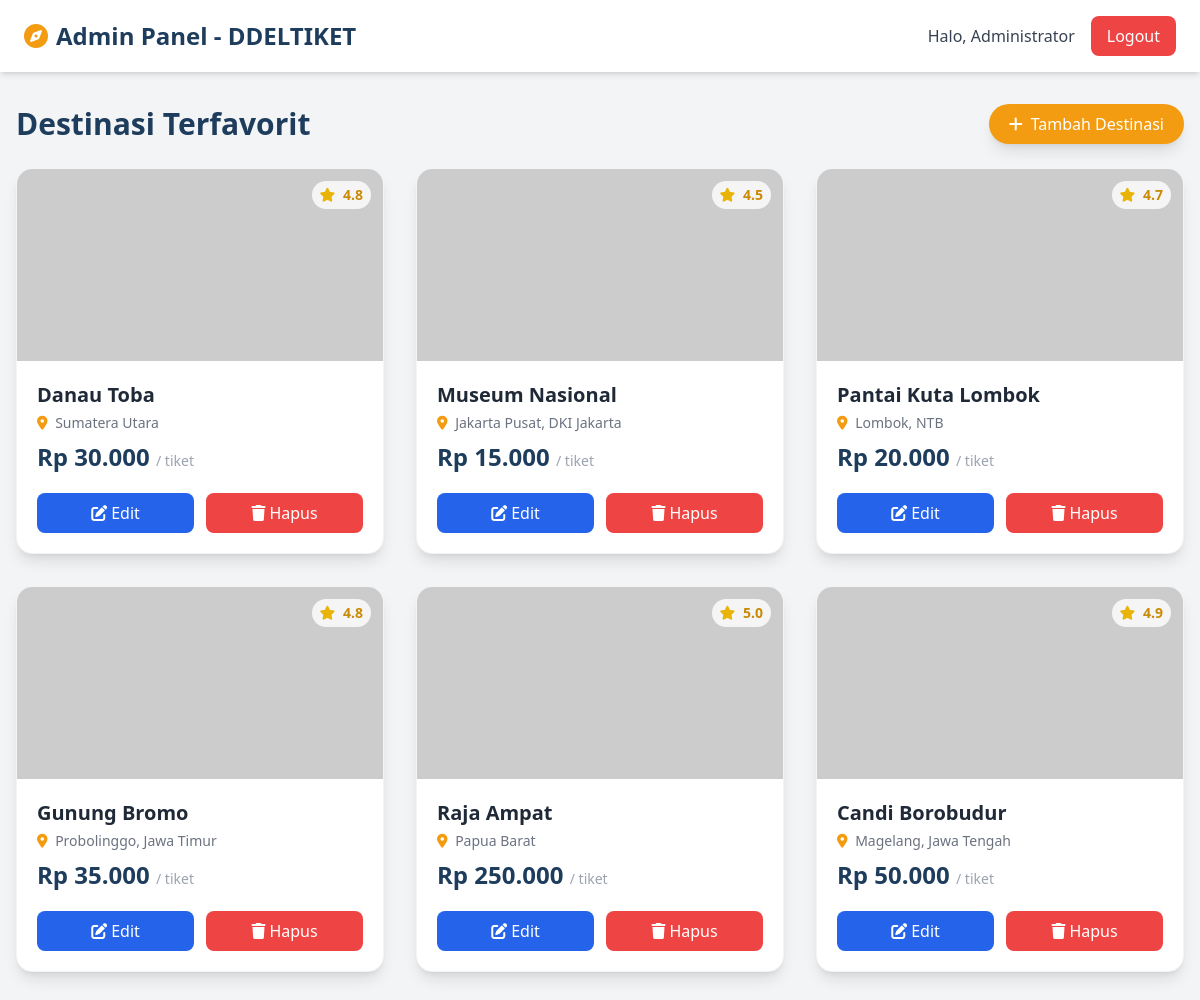
The page /admin_destinasi.php (signed in) on the database its author committed.
### tables this page shows
CREATE TABLE `destinasi` (
  `id`          INT(11)        NOT NULL AUTO_INCREMENT,
  `nama`        VARCHAR(200)   NOT NULL,
  `lokasi`      VARCHAR(200)   NOT NULL,
  `provinsi`    VARCHAR(100)   DEFAULT NULL,
  `deskripsi`   TEXT           DEFAULT NULL,
  `harga`       DECIMAL(12,0)  NOT NULL DEFAULT 0,
  `rating`      DECIMAL(3,1)   NOT NULL DEFAULT 0.0,
  `imgUrl`      VARCHAR(500)   DEFAULT NULL,
  `bps_id`      VARCHAR(50)    DEFAULT NULL COMMENT 'ID dari BPS API',
  `kategori`    VARCHAR(100)   DEFAULT NULL,
  `created_at`  TIMESTAMP      NOT NULL DEFAULT CURRENT_TIMESTAMP,
  `updated_at`  TIMESTAMP      NOT NULL DEFAULT CURRENT_TIMESTAMP ON UPDATE CURRENT_TIMESTAMP,
  PRIMARY KEY (`id`),
  KEY `idx_provinsi` (`provinsi`),
  KEY `idx_bps_id` (`bps_id`)
);

### admin_destinasi.php (the view, shortened to what this page needs)
<?php
require 'server/koneksi.php';
$query = mysqli_query($koneksi, "SELECT * FROM destinasi ORDER BY id DESC");
$destinasi = [];
while ($row = mysqli_fetch_assoc($query)) {
    $destinasi[] = $row;
}
?>
<!DOCTYPE html>
<html lang="id">
<head>
    <script src="https://cdn.tailwindcss.com"></script>
    <link rel="stylesheet" href="https://cdnjs.cloudflare.com/ajax/libs/font-awesome/6.0.0-beta3/css/all.min.css">
</head>
<body class="bg-gray-100">
<nav class="bg-white shadow-md px-6 py-4 flex justify-between items-center">
    <div class="flex items-center gap-2">
        <i class="fas fa-compass text-2xl text-[#f39c12]"></i>
        <h1 class="text-2xl font-bold text-[#1e3c5c]">Admin Panel - DDELTIKET</h1>
    </div>
    <div class="flex items-center gap-4">
        <span class="text-gray-700">Halo, <?= htmlspecialchars($_SESSION['nama']) ?></span>
        <a href="logout.php" class="bg-red-500 text-white px-4 py-2 rounded-lg hover:bg-red-600 transition">Logout</a>
    </div>
</nav>
<div class="max-w-7xl mx-auto px-4 py-8">
    <div class="flex justify-between items-center mb-6">
        <h2 class="text-3xl font-bold text-[#1e3c5c]">Destinasi Terfavorit</h2>
        <button onclick="openTambahModal()" class="bg-[#f39c12] hover:bg-[#e67e22] text-white px-5 py-2 rounded-full shadow-lg transition flex items-center gap-2">
            <i class="fas fa-plus"></i> Tambah Destinasi
        </button>
    </div>
    <div class="grid grid-cols-1 sm:grid-cols-2 lg:grid-cols-3 gap-8">
        <?php foreach ($destinasi as $dest): ?>
        <div class="bg-white rounded-2xl shadow-lg overflow-hidden card-hover transition-all border border-gray-100">
            <div class="h-48 overflow-hidden relative">
                <img src="uploads/<?= htmlspecialchars($dest['imgUrl']) ?>"
                     class="w-full h-full object-cover transition-transform duration-300 hover:scale-105"
                     onerror="this.src='https://placehold.co/600x400?text=No+Image'">
                <div class="absolute top-3 right-3 bg-white/80 backdrop-blur-sm px-2 py-1 rounded-full text-sm font-bold text-yellow-600">
                    <i class="fas fa-star text-yellow-500 mr-1"></i> <?= $dest['rating'] ?>
                </div>
            </div>
            <div class="p-5">
                <h3 class="text-xl font-bold text-gray-800 mb-1"><?= htmlspecialchars($dest['nama']) ?></h3>
                <p class="text-gray-500 text-sm mb-2"><i class="fas fa-map-marker-alt text-[#f39c12] mr-1"></i> <?= htmlspecialchars($dest['lokasi']) ?></p>
                <p class="text-2xl font-bold text-[#1e3c5c] mt-2">Rp <?= number_format($dest['harga'], 0, ',', '.') ?> <span class="text-sm font-normal text-gray-400">/ tiket</span></p>
                <div class="flex gap-3 mt-5">
                    <button onclick='openEditModal(<?= json_encode($dest) ?> )' class="flex-1 bg-blue-600 hover:bg-blue-700 text-white py-2 rounded-lg transition flex items-center justify-center gap-1">
                        <i class="fas fa-edit"></i> Edit
                    </button>
                    <a href="proses/prosesHapusDestinasi.php?id=<?= $dest['id'] ?>" onclick="return confirm('Yakin hapus destinasi ini?')" class="flex-1 bg-red-500 hover:bg-red-600 text-white py-2 rounded-lg transition flex items-center justify-center gap-1">
                        <i class="fas fa-trash"></i> Hapus
                    </a>
                </div>
            </div>
        </div>
        <?php endforeach; ?>
    </div>
</div>
</body>
</html>

### admin_destinasi.php (style rules this page uses)
body { background: #f3f4f6; font-family: 'Segoe UI', system-ui; }

### rows shown on the page
destinasi: rating "4.8", nama "Danau Toba", lokasi "Sumatera Utara", harga "30.000"
destinasi: rating "4.5", nama "Museum Nasional", lokasi "Jakarta Pusat, DKI Jakarta", harga "15.000"
destinasi: rating "4.7", nama "Pantai Kuta Lombok", lokasi "Lombok, NTB", harga "20.000"
destinasi: rating "4.8", nama "Gunung Bromo", lokasi "Probolinggo, Jawa Timur", harga "35.000"
destinasi: rating "5.0", nama "Raja Ampat", lokasi "Papua Barat", harga "250.000"
destinasi: rating "4.9", nama "Candi Borobudur", lokasi "Magelang, Jawa Tengah", harga "50.000"

### other values the page prints
$_SESSION['nama'] "Administrator"
